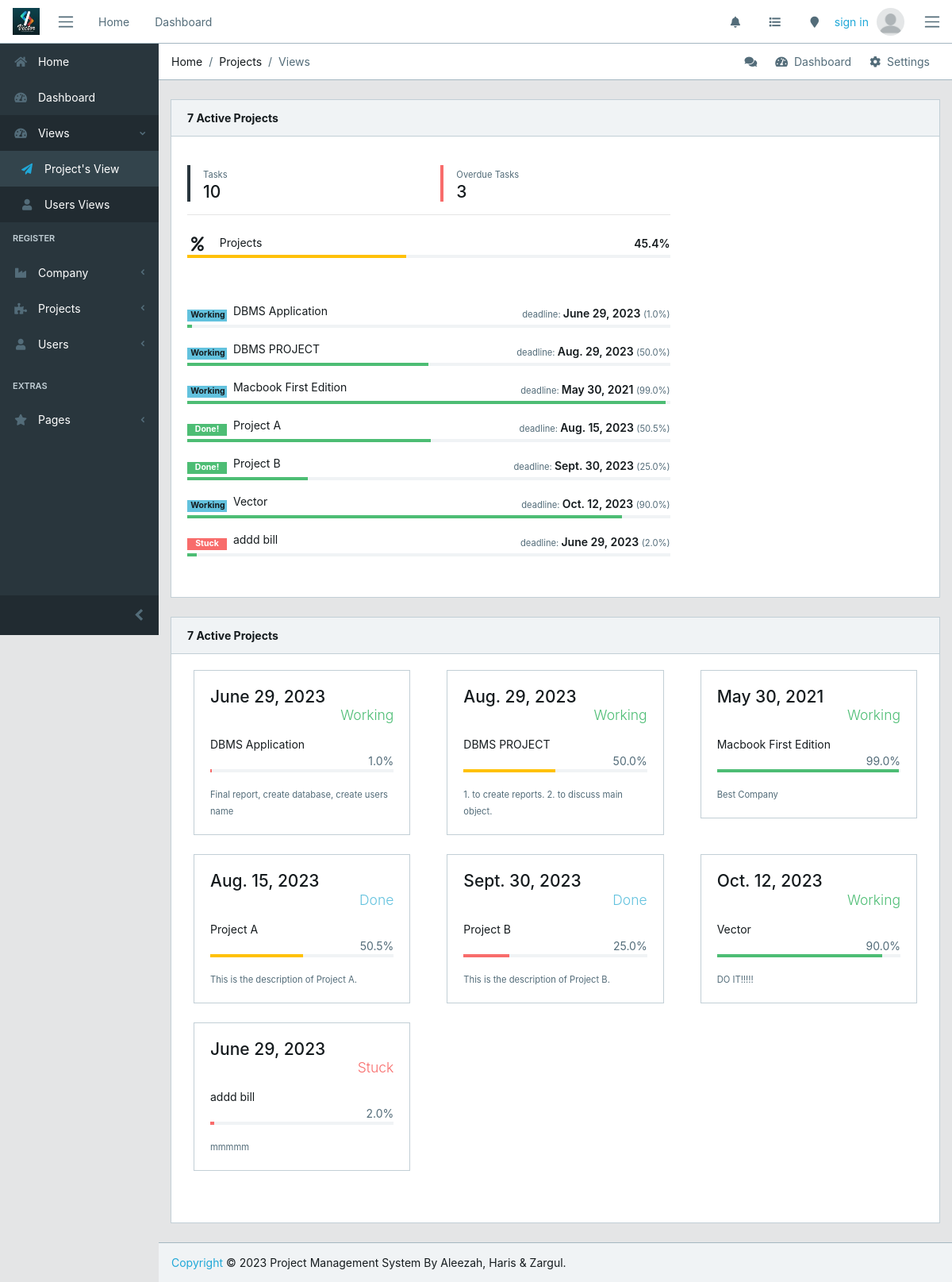
/projects/, run on the app's committed database.
### projects/models.py (models this page shows)
class Project(models.Model):
    name = models.CharField(max_length=80)
    slug = models.SlugField('shortcut', blank=True)
    assign = models.ManyToManyField(User)
    efforts = models.DurationField()
    status = models.CharField(max_length=7, choices=status, default=1)
    dead_line = models.DateField()
    company = models.ForeignKey('register.Company', on_delete=models.CASCADE)
    complete_per = models.FloatField(max_length=2, validators = [MinValueValidator(0), MaxValueValidator(100)])
    description = models.TextField(blank=True)
    add_date = models.DateField(auto_now_add=True)
    upd_date = models.DateField(auto_now_add=False, auto_now=True)
    class Meta:
        ordering = ['name']
    def __str__(self):
        return (self.name)

### projects/views.py (the view)
# urls.py: path('projects/', include('projects.urls', namespace='projects')),
def projects(request):
    projects = Project.objects.all()
    avg_projects = Project.objects.all().aggregate(Avg('complete_per'))['complete_per__avg']
    tasks = Task.objects.all()
    overdue_tasks = tasks.filter(due='2')
    context = {
        'avg_projects' : avg_projects,
        'projects' : projects,
        'tasks' : tasks,
        'overdue_tasks' : overdue_tasks,
    }
    return render(request, 'projects/projects.html', context)

### projects/templates/projects/projects.html (shortened to what this page needs)
{% extends 'core/base.html' %}
{% load staticfiles %}
{% block breadcrumb %}
<li class="breadcrumb-item">Home</li>
<li class="breadcrumb-item">Projects</li>
<li class="breadcrumb-item active">Views</li>
{% endblock breadcrumb%}
{% block content %}
<div class="col-md-12">
    <div class="card">
        <div class="card-header">
            <strong>{{ projects.count }} Active Projects</strong>
        </div>
        <div class="card-body">
            <div class="row">
                <div class="col-sm-8">
                    <div class="row">
                        <div class="col-sm-6">
                            <div class="callout callout-dark">
                                <small class="text-muted">Tasks</small>
                                <br>
                                <strong class="h4">{{ tasks.count }}</strong>
                                <div class="chart-wrapper">
                                    <canvas id="sparkline-chart-3" width="86" height="25" class="chartjs-render-monitor" style="display: block; width: 86px; height: 25px;"></canvas>
                                </div>
                            </div>
                        </div>
                        <div class="col-sm-6">
                            <div class="callout callout-danger">
                                <small class="text-muted">Overdue Tasks </small>
                                <br>
                                <strong class="h4">{{ overdue_tasks.count }}</strong>
                                <div class="chart-wrapper">
                                    <canvas id="sparkline-chart-4" width="86" height="25" class="chartjs-render-monitor" style="display: block; width: 86px; height: 25px;"></canvas>
                                </div>
                            </div>
                        </div>
                    </div>
                    <hr class="mt-0">
                    <ul class="horizontal-bars type-2">
                    <li>
                        <i class="fa fa-percent"></i>
                        <span class="title">Projects</span>
                        <span class="value">{{ avg_projects|floatformat }}%</span>
                        <div class="bars">
                            <div class="progress progress-xs">
                                <div class="progress-bar bg-warning" role="progressbar" style="width: {{ avg_projects|floatformat }}%" aria-valuenow="43" aria-valuemin="0" aria-valuemax="100"></div>
                            </div>
                        </div>
                    </li>
                    <li class="divider"></li>
                    {% for project in projects %}
                    <li class="my-2">
                        {% if project.status == '1' %}
                                <span class="badge badge-danger" style="width: 50px;">Stuck</span>
                            {% elif project.status == '2' %}
                                <span class="badge badge-info" style="width: 50px;">Working</span>
                            {% else %}
                                <span class="badge badge-success" style="width: 50px;">Done!</span>
                            {% endif %}
                        <span class="title ml-1">{{ project }}</span>
                        <span class="value"> <span class="text-muted small">deadline: </span>{{ project.dead_line }}
                            <span class="text-muted small">({{ project.complete_per }}%)</span>
                        </span>
                        <div class="bars">
                            <div class="progress progress-xs">
                                <div class="progress-bar bg-success" role="progressbar" style="width: {{ project.complete_per }}%" aria-valuenow="{{ project.complete_per }}" aria-valuemin="0" aria-valuemax="100"></div>
                            </div>
                        </div>
                    </li>
                    {% endfor %}
                    </ul>
                </div>
            </div>
            <br>
        </div>
    </div>
</div>
<div class="col-md-12">
    <div class="card">
        <div class="card-header">
            <strong>{{ projects.count }} Active Projects</strong>
        </div>
        <div class="card-body">
            <div class="row">
                {% for project in projects %}
                <div class="col-12 col-md-6 col-lg-4">
                <div class="card mx-2">
                    <div class="card-body">
                        <div class="h4 m-0">
                            {{ project.dead_line }}
                            {% if project.status == '1' %}
                            <p class="text-right lead text-danger">Stuck</p>
                            {% elif project.status == '2' %}
                            <p class="text-right lead text-success">Working</p>
                            {% else %}
                            <p class="text-right lead text-info">Done</p>
                            {% endif %}
                        </div>
                        <div>{{ project.name }}</div>
                        <p class="text-muted mb-0 text-right">{{ project.complete_per }}%</p>
                        <div class="progress progress-xs mb-3">
                            {% if project.complete_per < 30%}
                            <div class="progress-bar bg-danger role="progressbar" style="width: {{ project.complete_per }}%" aria-valuenow="25" aria-valuemin="0" aria-valuemax="100"></div>
                            {% elif project.complete_per < 80%}
                            <div class="progress-bar bg-warning role="progressbar" style="width: {{ project.complete_per }}%" aria-valuenow="25" aria-valuemin="0" aria-valuemax="100"></div>
                            {% else %}
                            <div class="progress-bar bg-success role="progressbar" style="width: {{ project.complete_per }}%" aria-valuenow="25" aria-valuemin="0" aria-valuemax="100"></div>
                            {% endif %}
                        </div>
                        <small class="text-muted">{{ project.description|truncatechars:60 }}</small>
                    </div>
                </div>
                </div>
                {% endfor %}
            </div>
            <br>
        </div>
    </div>
</div>
{% endblock %}

### data on the page
Project: status "Working", name "DBMS Application", dead_line "June 29, 2023", complete_per "1.0", description "Final report, create database, create users name"
Project: status "Working", name "DBMS PROJECT", dead_line "Aug. 29, 2023", complete_per "50.0", description "1. to create reports. 2. to discuss main object."
Project: status "Working", name "Macbook First Edition", dead_line "May 30, 2021", complete_per "99.0", description "Best Company"
Project: status "Done!", name "Project A", dead_line "Aug. 15, 2023", complete_per "50.5", description "This is the description of Project A."
Project: status "Done!", name "Project B", dead_line "Sept. 30, 2023", complete_per "25.0", description "This is the description of Project B."
Project: status "Working", name "Vector", dead_line "Oct. 12, 2023", complete_per "90.0", description "DO IT!!!!!"
Project: status "Stuck", name "addd bill", dead_line "June 29, 2023", complete_per "2.0", description "mmmmm"

### other printed values
{{ projects.count }} "7"
{{ tasks.count }} "10"
{{ overdue_tasks.count }} "3"
{{ avg_projects|floatformat }} "45.4"
